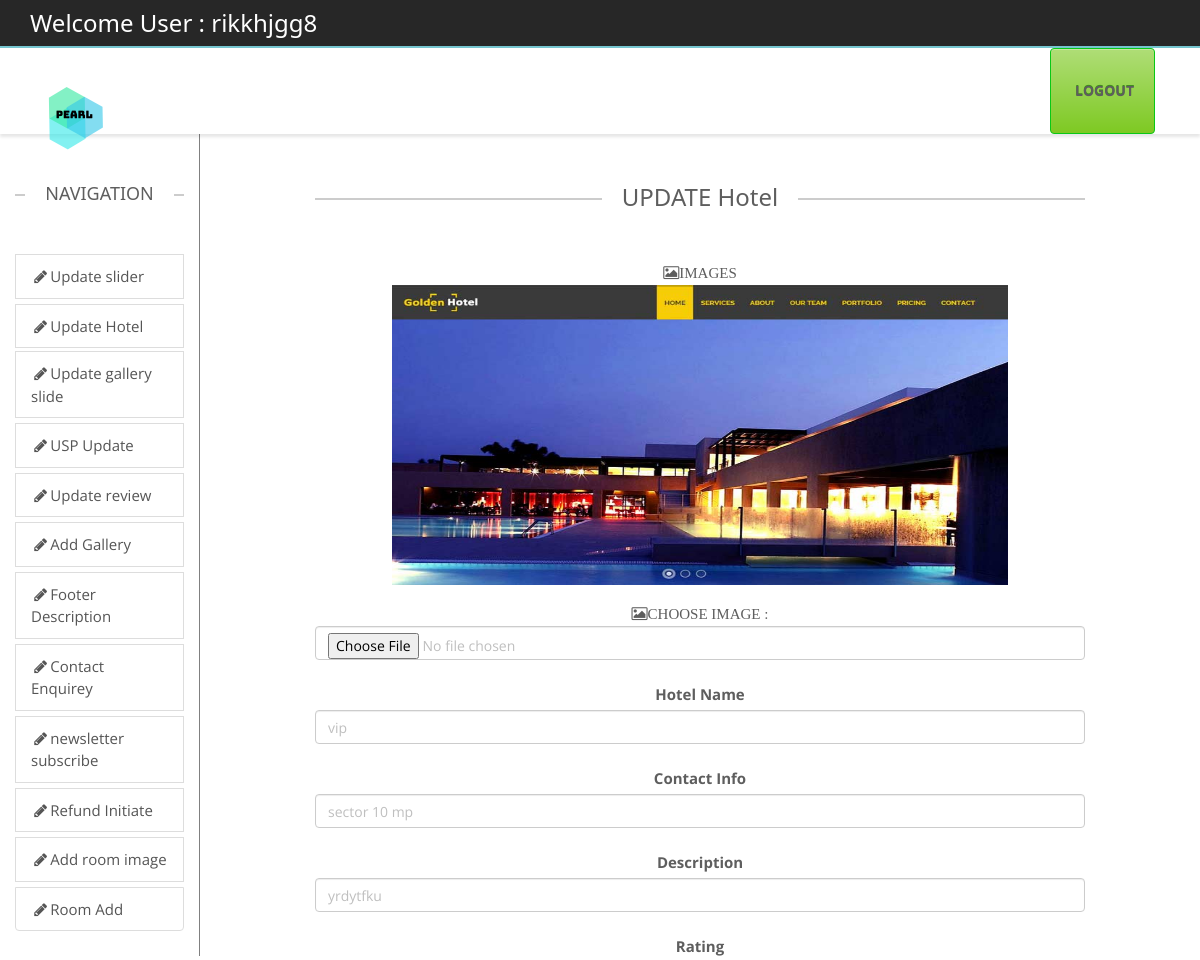
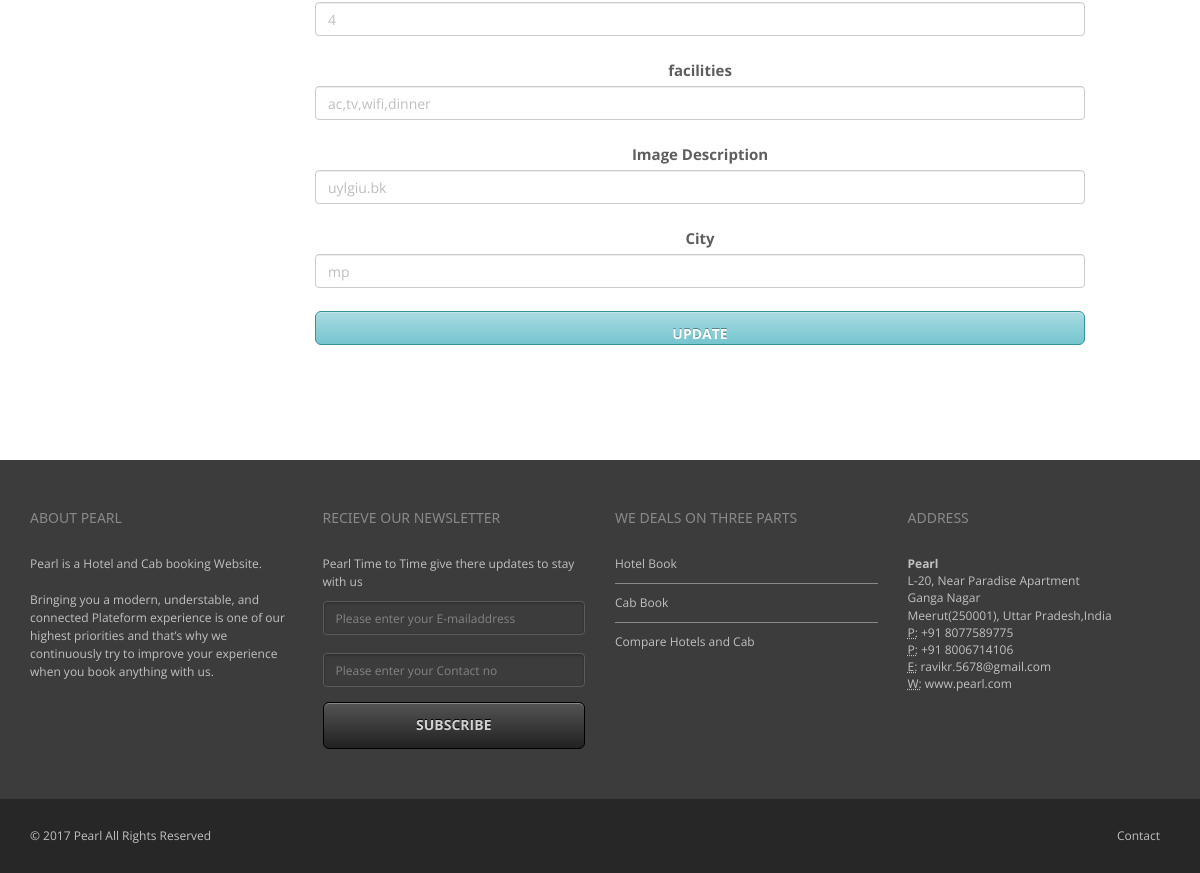
/backend/showhotel.php?idedit=18 (signed in), run on the app's committed database (2 pictures, top to bottom).
### tables this page shows
CREATE TABLE `hotel` (
  `sno` bigint(20) NOT NULL,
  `images` varchar(1000) DEFAULT NULL,
  `description` varchar(2500) DEFAULT NULL,
  `hname` varchar(500) DEFAULT NULL,
  `city` varchar(500) DEFAULT NULL,
  `contactinfo` varchar(1000) NOT NULL,
  `rating` varchar(100) NOT NULL,
  `facilities` varchar(2000) NOT NULL,
  `hotelid` varchar(1000) NOT NULL,
  `imgdesc` varchar(500) NOT NULL
);

### public_html/backend/showhotel.php (the view, shortened to what this page needs)
<?php
include("headeradmin.php");
include("navigation.php");?>
        <div class="col-sm-1 ">
        </div>
		<div class="col-sm-8">
        <?php
		     include("connect.php");
			 if(isset($_REQUEST['idedit']))
			 {
				 $id=$_REQUEST['idedit'];
				 $res=mysqli_query($con,"select * from hotel where sno='$id'")or die(mysqli_error($con));
		          $row=mysqli_fetch_array($res);
			 		?>
        <div class="containe-fluid text-center" >
             <h3 class="lined-heading mt50">
            <span>
            UPDATE Hotel
            </span>
        </h3>
        <form action="hotelupd.php" class="form-group" id="editform" method="post" enctype="multipart/form-data" >
        <label class="fa fa-photo">IMAGES</label><br>
        <img src="../images/hotel/<?php echo $row[1];?>" style="height:300px;width:80%;" /><br >
        <br />
 <label class="fa fa-photo" style="text-align:left">CHOOSE IMAGE :</label>
 <input class="form-control" type="hidden" value="<?php echo $row[0];?>" name="sno" id="id" /><br>
        <input class="form-control" type="file" id="image"  name="image"/><br>
        <label>Hotel Name</label><br>
        <input class="form-control" type="text" name="hname" value="<?php echo $row[3];?>" required /><br>
         <label>Contact Info</label><br>
        <input class="form-control" type="text" name="cnf" value="<?php echo $row[5];?>" required /><br>
         <label>Description</label><br>
        <input class="form-control" type="text" name="dsc" value="<?php echo $row[2];?>" required /><br>
         <label>Rating</label><br>
        <input class="form-control" type="text" name="rtng" value="<?php echo $row[6];?>" required /><br>
          <label>facilities</label><br>
        <input class="form-control" type="text" name="fct" value="<?php echo $row[7];?>" required /><br>
        <label>Image Description</label><br>
        <input class="form-control" type="text" name="imgdesc" value="<?php echo $row[9];?>" required /><br>
        <label>City</label><br>
        <input class="form-control" type="text" name="city" id="des" value="<?php echo $row[4];?>" required /><br>
        <input type="submit" class="form-control btn btn-lg btn-primary" value="Update" />
        </form>
        <?php }?>
		</div>
		</div>
        <div class="col-sm-1">
        </div>
	</div>
</div>
<?php include("footer.php");?>

### public_html/backend/css/theme.css (style rules this page uses)
body { overflow-x: hidden; }
html, html a { -webkit-font-smoothing: antialiased !important; }
h1, h2, h3, h4, h5, h6, .h1, .h2, .h3, .h4, .h5, .h6 { font-family: "Open Sans", "Helvetica Neue", Helvetica, Arial, sans-serif; font-weight: 600; line-height: 1.1; color: #5e5e5e; }
h3, .h3 { font-size: 18px; }
.lined-heading { position: relative; margin-top: 0; margin-bottom: 50px; text-align: center; display: block; }
h1.lined-heading:before, h2.lined-heading:before, h3.lined-heading:before, h4.lined-heading:before, h5.lined-heading:before, h6.lined-heading:before { position: absolute; top: 50%; z-index: 1; display: block; width: 100%; height: 1px; border-top: 2px solid #ccc; content: ""; }
h1.lined-heading span, h2.lined-heading span, h3.lined-heading span, h4.lined-heading span, h5.lined-heading span, h6.lined-heading span { position: relative; z-index: 1; padding: 0 20px; background: #fff; display: inline-block; }
body ,.ui-widget, .revolution-starhotel { font-family: "Open Sans", "Helvetica Neue", Helvetica, Arial, sans-serif !important; font-size: 13px; }
.mt50 { margin-top: 50px; }
label { color: #5e5e5e; }
.form-control { color: #bfbfbf; }
.btn { background: -moz-linear-gradient(top, rgba(255,255,255,0.38) 0%, rgba(255,255,255,0) 100%); background: -webkit-gradient(linear, left top, left bottom, color-stop(0%, rgba(255,255,255,0.38)), color-stop(100%, rgba(255,255,255,0))); background: -webkit-linear-gradient(top, rgba(255,255,255,0.38) 0%, rgba(255,255,255,0) 100%); background: -o-linear-gradient(top, rgba(255,255,255,0.38) 0%, rgba(255,255,255,0) 100%); background: -ms-linear-gradient(top, rgba(255,255,255,0.38) 0%, rgba(255,255,255,0) 100%); background: linear-gradient(to bottom, rgba(255,255,255,0.38) 0%, rgba(255,255,255,0) 100%); filter: progid:DXImageTransform.Microsoft.gradient( startColorstr='#61ffffff', endColorstr='#00ffffff', GradientType=0 ); color: #ffffff; -webkit-box-shadow: inset 0 1px 0 0 rgba(255,255,255,0.3); box-shadow: inset 0 1px 0 0 rgba(255,255,255,0.3); -webkit-transition: all 0.1s ease-in; -moz-transition: all 0.1s ease-in; -ms-transition: all 0.1s ease-in; -o-transition: all 0.1s ease-in; transition: all 0.1s ease-in; text-transform: uppercase; font-weight: bold; }
.btn-lg { padding: 13px 18px; font-size: 14px; }

### public_html/backend/css/w3.css (style rules this page uses)
button,hr,input { overflow:visible }
html { box-sizing:border-box;-ms-text-size-adjust:100%;-webkit-text-size-adjust:100%;overflow-x:hidden }
*,:after,:before { box-sizing:inherit }
body { margin:0 }
img { border-style:none;margin-bottom:-5px }
button,input,select,textarea { font:inherit;margin:0 }
[type=reset],[type=submit],button,html [type=button] { -webkit-appearance:button }
body,html { font-family:Verdana,sans-serif;font-size:15px;line-height:1.5 }
h3 { font-size:24px }
h1,h2,h3,h4,h5,h6 { font-family:"Segoe UI",Arial,sans-serif;font-weight:400;margin:10px 0 }

### public_html/backend/css/colors/turquoise.css (style rules this page uses)
.btn-primary { background-color: #75c5cf; border-color: #35929e; text-shadow: 0 -1px 0 #50878e; }

### data on the page
hotel: images (picture), hname "vip", cnf "sector 10 mp", dsc "yrdytfku", rtng "4", fct "ac,tv,wifi,dinner", imgdesc "uylgiu.bk", city "mp"

### other printed values
$_SESSION['login_user'] "rikkhjgg8"
